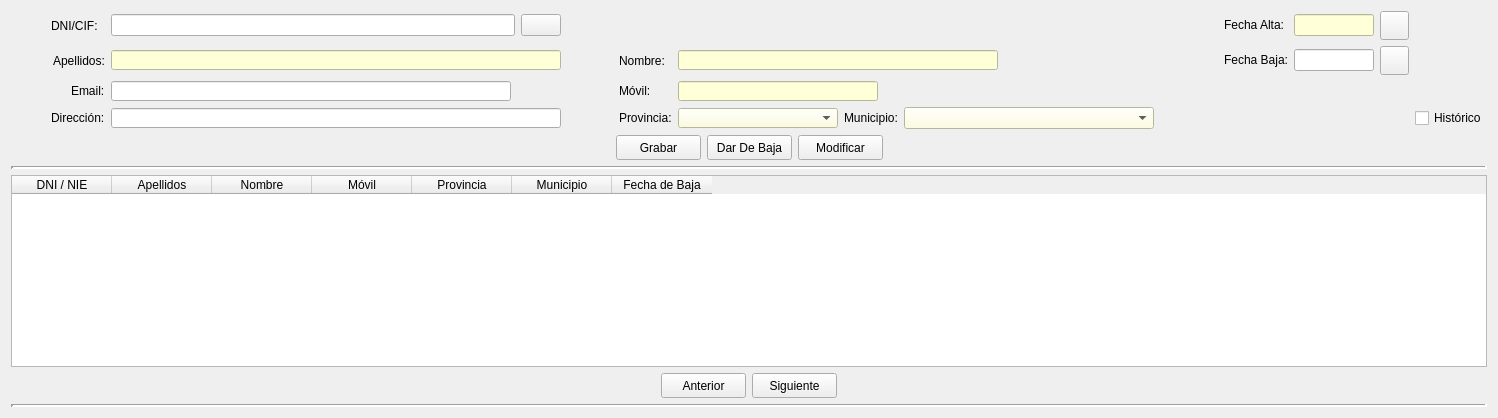
      <widget class="QWidget" name="pesClientes">
       <attribute name="title">
        <string>CLIENTES</string>
       </attribute>
       <layout class="QVBoxLayout" name="verticalLayout">
        <item>
         <layout class="QGridLayout" name="layoutFormulario">
          <item row="3" column="20">
           <spacer name="horizontalSpacer_15">
            <property name="orientation">
             <enum>Qt::Horizontal</enum>
            </property>
            <property name="sizeHint" stdset="0">
             <size>
              <width>40</width>
              <height>20</height>
             </size>
            </property>
           </spacer>
          </item>
          <item row="2" column="15">
           <widget class="QLabel" name="lblBajaCli">
            <property name="minimumSize">
             <size>
              <width>60</width>
              <height>20</height>
             </size>
            </property>
            <property name="maximumSize">
             <size>
              <width>80</width>
              <height>20</height>
             </size>
            </property>
            <property name="layoutDirection">
             <enum>Qt::LeftToRight</enum>
            </property>
            <property name="text">
             <string>Fecha Baja:</string>
            </property>
            <property name="textFormat">
             <enum>Qt::AutoText</enum>
            </property>
            <property name="alignment">
             <set>Qt::AlignCenter</set>
            </property>
           </widget>
          </item>
          <item row="0" column="20">
           <spacer name="horizontalSpacer_11">
            <property name="orientation">
             <enum>Qt::Horizontal</enum>
            </property>
            <property name="sizeHint" stdset="0">
             <size>
              <width>40</width>
              <height>20</height>
             </size>
            </property>
           </spacer>
          </item>
          <item row="2" column="0">
           <spacer name="horizontalSpacer_12">
            <property name="orientation">
             <enum>Qt::Horizontal</enum>
            </property>
            <property name="sizeHint" stdset="0">
             <size>
              <width>40</width>
              <height>20</height>
             </size>
            </property>
           </spacer>
          </item>
          <item row="2" column="3">
           <spacer name="horizontalSpacer_2">
            <property name="orientation">
             <enum>Qt::Horizontal</enum>
            </property>
            <property name="sizeType">
             <enum>QSizePolicy::Fixed</enum>
            </property>
            <property name="sizeHint" stdset="0">
             <size>
              <width>20</width>
              <height>20</height>
             </size>
            </property>
           </spacer>
          </item>
          <item row="0" column="0">
           <spacer name="horizontalSpacer_4">
            <property name="orientation">
             <enum>Qt::Horizontal</enum>
            </property>
            <property name="sizeHint" stdset="0">
             <size>
              <width>40</width>
              <height>20</height>
             </size>
            </property>
           </spacer>
          </item>
          <item row="4" column="3">
           <spacer name="horizontalSpacer">
            <property name="orientation">
             <enum>Qt::Horizontal</enum>
            </property>
            <property name="sizeHint" stdset="0">
             <size>
              <width>40</width>
              <height>20</height>
             </size>
            </property>
           </spacer>
          </item>
          <item row="3" column="0">
           <spacer name="horizontalSpacer_13">
            <property name="orientation">
             <enum>Qt::Horizontal</enum>
            </property>
            <property name="sizeHint" stdset="0">
             <size>
              <width>40</width>
              <height>20</height>
             </size>
            </property>
           </spacer>
          </item>
          <item row="3" column="2">
           <widget class="QLineEdit" name="txtEmailCli">
            <property name="sizePolicy">
             <sizepolicy hsizetype="Fixed" vsizetype="Fixed">
              <horstretch>0</horstretch>
              <verstretch>0</verstretch>
             </sizepolicy>
            </property>
            <property name="minimumSize">
             <size>
              <width>350</width>
              <height>0</height>
             </size>
            </property>
            <property name="maximumSize">
             <size>
              <width>400</width>
              <height>20</height>
             </size>
            </property>
           </widget>
          </item>
          <item row="2" column="20">
           <spacer name="horizontalSpacer_16">
            <property name="orientation">
             <enum>Qt::Horizontal</enum>
            </property>
            <property name="sizeHint" stdset="0">
             <size>
              <width>40</width>
              <height>20</height>
             </size>
            </property>
           </spacer>
          </item>
          <item row="3" column="3">
           <spacer name="horizontalSpacer_3">
            <property name="orientation">
             <enum>Qt::Horizontal</enum>
            </property>
            <property name="sizeType">
             <enum>QSizePolicy::Fixed</enum>
            </property>
            <property name="sizeHint" stdset="0">
             <size>
              <width>20</width>
              <height>20</height>
             </size>
            </property>
           </spacer>
          </item>
          <item row="4" column="7">
           <widget class="QComboBox" name="cmbProvCli">
            <property name="sizePolicy">
             <sizepolicy hsizetype="Fixed" vsizetype="Fixed">
              <horstretch>0</horstretch>
              <verstretch>0</verstretch>
             </sizepolicy>
            </property>
            <property name="minimumSize">
             <size>
              <width>160</width>
              <height>20</height>
             </size>
            </property>
            <property name="maximumSize">
             <size>
              <width>200</width>
              <height>20</height>
             </size>
            </property>
            <property name="styleSheet">
             <string notr="true">background-color: rgb(255, 255, 216);</string>
            </property>
           </widget>
          </item>
          <item row="3" column="1" alignment="Qt::AlignRight">
           <widget class="QLabel" name="lblEmailCli">
            <property name="text">
             <string>Email:</string>
            </property>
           </widget>
          </item>
          <item row="3" column="7" colspan="5">
           <widget class="QLineEdit" name="txtMovilCli">
            <property name="sizePolicy">
             <sizepolicy hsizetype="Fixed" vsizetype="Fixed">
              <horstretch>0</horstretch>
              <verstretch>0</verstretch>
             </sizepolicy>
            </property>
            <property name="minimumSize">
             <size>
              <width>120</width>
              <height>0</height>
             </size>
            </property>
            <property name="maximumSize">
             <size>
              <width>200</width>
              <height>20</height>
             </size>
            </property>
            <property name="styleSheet">
             <string notr="true">background-color: rgb(255, 255, 216);</string>
            </property>
           </widget>
          </item>
          <item row="4" column="6">
           <widget class="QLabel" name="lblProvCli">
            <property name="text">
             <string>Provincia:</string>
            </property>
           </widget>
          </item>
          <item row="2" column="1" alignment="Qt::AlignRight">
           <widget class="QLabel" name="lblApelCli">
            <property name="text">
             <string>Apellidos:</string>
            </property>
           </widget>
          </item>
          <item row="4" column="0">
           <spacer name="horizontalSpacer_14">
            <property name="orientation">
             <enum>Qt::Horizontal</enum>
            </property>
            <property name="sizeHint" stdset="0">
             <size>
              <width>40</width>
              <height>20</height>
             </size>
            </property>
           </spacer>
          </item>
          <item row="2" column="2">
           <widget class="QLineEdit" name="txtApelCli">
            <property name="sizePolicy">
             <sizepolicy hsizetype="Fixed" vsizetype="Fixed">
              <horstretch>0</horstretch>
              <verstretch>0</verstretch>
             </sizepolicy>
            </property>
            <property name="minimumSize">
             <size>
              <width>450</width>
              <height>0</height>
             </size>
            </property>
            <property name="maximumSize">
             <size>
              <width>500</width>
              <height>20</height>
             </size>
            </property>
            <property name="styleSheet">
             <string notr="true">background-color: rgb(255, 255, 216);</string>
            </property>
           </widget>
          </item>
          <item row="4" column="2">
           <widget class="QLineEdit" name="txtDirCli">
            <property name="sizePolicy">
             <sizepolicy hsizetype="Fixed" vsizetype="Fixed">
              <horstretch>0</horstretch>
              <verstretch>0</verstretch>
             </sizepolicy>
            </property>
            <property name="minimumSize">
             <size>
              <width>400</width>
              <height>20</height>
             </size>
            </property>
            <property name="maximumSize">
             <size>
              <width>550</width>
              <height>20</height>
             </size>
            </property>
           </widget>
          </item>
          <item row="2" column="7" colspan="7">
           <widget class="QLineEdit" name="txtNomCli">
            <property name="sizePolicy">
             <sizepolicy hsizetype="Fixed" vsizetype="Fixed">
              <horstretch>0</horstretch>
              <verstretch>0</verstretch>
             </sizepolicy>
            </property>
            <property name="minimumSize">
             <size>
              <width>300</width>
              <height>0</height>
             </size>
            </property>
            <property name="maximumSize">
             <size>
              <width>320</width>
              <height>20</height>
             </size>
            </property>
            <property name="styleSheet">
             <string notr="true">background-color: rgb(255, 255, 216);</string>
            </property>
           </widget>
          </item>
          <item row="0" column="3" colspan="2">
           <spacer name="horizontalSpacer_9">
            <property name="orientation">
             <enum>Qt::Horizontal</enum>
            </property>
            <property name="sizeHint" stdset="0">
             <size>
              <width>40</width>
              <height>20</height>
             </size>
            </property>
           </spacer>
          </item>
          <item row="4" column="8">
           <widget class="QLabel" name="lblMuniCli">
            <property name="text">
             <string>Municipio:</string>
            </property>
           </widget>
          </item>
          <item row="4" column="1">
           <widget class="QLabel" name="lblDirCli">
            <property name="text">
             <string>Dirección:</string>
            </property>
           </widget>
          </item>
          <item row="4" column="9">
           <widget class="QComboBox" name="cmbMuniCli">
            <property name="sizePolicy">
             <sizepolicy hsizetype="Fixed" vsizetype="Fixed">
              <horstretch>0</horstretch>
              <verstretch>0</verstretch>
             </sizepolicy>
            </property>
            <property name="minimumSize">
             <size>
              <width>250</width>
              <height>20</height>
             </size>
            </property>
            <property name="styleSheet">
             <string notr="true">background-color: rgb(255, 255, 216);</string>
            </property>
           </widget>
          </item>
          <item row="2" column="6">
           <widget class="QLabel" name="lblNomCli">
            <property name="text">
             <string>Nombre:</string>
            </property>
           </widget>
          </item>
          <item row="4" column="20">
           <widget class="QCheckBox" name="chkHistoriaCli">
            <property name="text">
             <string>Histórico</string>
            </property>
           </widget>
          </item>
          <item row="3" column="6">
           <widget class="QLabel" name="lblMovilCli">
            <property name="text">
             <string>Móvil:</string>
            </property>
           </widget>
          </item>
          <item row="4" column="10">
           <spacer name="horizontalSpacer_10">
            <property name="orientation">
             <enum>Qt::Horizontal</enum>
            </property>
            <property name="sizeHint" stdset="0">
             <size>
              <width>40</width>
              <height>20</height>
             </size>
            </property>
           </spacer>
          </item>
          <item row="2" column="17">
           <widget class="QPushButton" name="btnBajaCli">
            <property name="minimumSize">
             <size>
              <width>29</width>
              <height>29</height>
             </size>
            </property>
            <property name="maximumSize">
             <size>
              <width>29</width>
              <height>29</height>
             </size>
            </property>
            <property name="text">
             <string/>
            </property>
            <property name="icon">
             <iconset>
              <normaloff>../img/calendar.png</normaloff>../img/calendar.png</iconset>
            </property>
            <property name="iconSize">
             <size>
              <width>28</width>
              <height>28</height>
             </size>
            </property>
           </widget>
          </item>
          <item row="2" column="16">
           <widget class="QLineEdit" name="txtBajaCli">
            <property name="minimumSize">
             <size>
              <width>80</width>
              <height>0</height>
             </size>
            </property>
            <property name="maximumSize">
             <size>
              <width>80</width>
              <height>16777215</height>
             </size>
            </property>
           </widget>
          </item>
          <item row="0" column="17">
           <widget class="QPushButton" name="btnAltaCli">
            <property name="minimumSize">
             <size>
              <width>29</width>
              <height>29</height>
             </size>
            </property>
            <property name="maximumSize">
             <size>
              <width>29</width>
              <height>29</height>
             </size>
            </property>
            <property name="styleSheet">
             <string notr="true"/>
            </property>
            <property name="text">
             <string/>
            </property>
            <property name="icon">
             <iconset>
              <normaloff>../img/calendar.png</normaloff>../img/calendar.png</iconset>
            </property>
            <property name="iconSize">
             <size>
              <width>28</width>
              <height>28</height>
             </size>
            </property>
           </widget>
          </item>
          <item row="0" column="16">
           <widget class="QLineEdit" name="txtCalendarCli">
            <property name="sizePolicy">
             <sizepolicy hsizetype="MinimumExpanding" vsizetype="Fixed">
              <horstretch>0</horstretch>
              <verstretch>0</verstretch>
             </sizepolicy>
            </property>
            <property name="minimumSize">
             <size>
              <width>80</width>
              <height>0</height>
             </size>
            </property>
            <property name="maximumSize">
             <size>
              <width>80</width>
              <height>16777215</height>
             </size>
            </property>
            <property name="styleSheet">
             <string notr="true">background-color: rgb(255, 255, 216);</string>
            </property>
           </widget>
          </item>
          <item row="0" column="15">
           <widget class="QLabel" name="lblCalendarCli">
            <property name="minimumSize">
             <size>
              <width>60</width>
              <height>20</height>
             </size>
            </property>
            <property name="maximumSize">
             <size>
              <width>80</width>
              <height>20</height>
             </size>
            </property>
            <property name="text">
             <string>Fecha Alta:</string>
            </property>
           </widget>
          </item>
          <item row="0" column="1">
           <widget class="QLabel" name="lblDniCli">
            <property name="text">
             <string>DNI/CIF:</string>
            </property>
           </widget>
          </item>
          <item row="0" column="2">
           <layout class="QHBoxLayout" name="horizontalLayout_17">
            <item>
             <widget class="QLineEdit" name="txtDniCli"/>
            </item>
            <item>
             <widget class="QPushButton" name="btnBuscarDniCli">
              <property name="text">
               <string/>
              </property>
              <property name="icon">
               <iconset>
                <normaloff>../img/buscar.png</normaloff>../img/buscar.png</iconset>
              </property>
              <property name="iconSize">
               <size>
                <width>20</width>
                <height>20</height>
               </size>
              </property>
             </widget>
            </item>
           </layout>
          </item>
         </layout>
        </item>
        <item>
         <layout class="QHBoxLayout" name="layoutBotones">
          <item>
           <spacer name="horizontalSpacer_5">
            <property name="orientation">
             <enum>Qt::Horizontal</enum>
            </property>
            <property name="sizeHint" stdset="0">
             <size>
              <width>40</width>
              <height>20</height>
             </size>
            </property>
           </spacer>
          </item>
          <item>
           <widget class="QPushButton" name="btnGrabarCli">
            <property name="minimumSize">
             <size>
              <width>85</width>
              <height>25</height>
             </size>
            </property>
            <property name="maximumSize">
             <size>
              <width>90</width>
              <height>30</height>
             </size>
            </property>
            <property name="text">
             <string>Grabar</string>
            </property>
           </widget>
          </item>
          <item>
           <widget class="QPushButton" name="btnDelCli">
            <property name="minimumSize">
             <size>
              <width>85</width>
              <height>25</height>
             </size>
            </property>
            <property name="maximumSize">
             <size>
              <width>90</width>
              <height>30</height>
             </size>
            </property>
            <property name="text">
             <string>Dar De Baja</string>
            </property>
           </widget>
          </item>
          <item>
           <widget class="QPushButton" name="btnModifCli">
            <property name="minimumSize">
             <size>
              <width>85</width>
              <height>25</height>
             </size>
            </property>
            <property name="maximumSize">
             <size>
              <width>90</width>
              <height>30</height>
             </size>
            </property>
            <property name="text">
             <string>Modificar</string>
            </property>
           </widget>
          </item>
          <item>
           <spacer name="horizontalSpacer_6">
            <property name="orientation">
             <enum>Qt::Horizontal</enum>
            </property>
            <property name="sizeHint" stdset="0">
             <size>
              <width>40</width>
              <height>20</height>
             </size>
            </property>
           </spacer>
          </item>
         </layout>
        </item>
        <item>
         <widget class="Line" name="line">
          <property name="lineWidth">
           <number>3</number>
          </property>
          <property name="orientation">
           <enum>Qt::Horizontal</enum>
          </property>
         </widget>
        </item>
        <item>
         <widget class="QTableWidget" name="tabClientes">
          <property name="sizePolicy">
           <sizepolicy hsizetype="Expanding" vsizetype="Expanding">
            <horstretch>0</horstretch>
            <verstretch>0</verstretch>
           </sizepolicy>
          </property>
          <property name="editTriggers">
           <set>QAbstractItemView::NoEditTriggers</set>
          </property>
          <property name="alternatingRowColors">
           <bool>true</bool>
          </property>
          <property name="selectionBehavior">
           <enum>QAbstractItemView::SelectRows</enum>
          </property>
          <attribute name="verticalHeaderVisible">
           <bool>false</bool>
          </attribute>
          <column>
           <property name="text">
            <string>DNI / NIE</string>
           </property>
          </column>
          <column>
           <property name="text">
            <string>Apellidos</string>
           </property>
          </column>
          <column>
           <property name="text">
            <string>Nombre</string>
           </property>
          </column>
          <column>
           <property name="text">
            <string>Móvil</string>
           </property>
          </column>
          <column>
           <property name="text">
            <string>Provincia</string>
           </property>
          </column>
          <column>
           <property name="text">
            <string>Municipio</string>
           </property>
          </column>
          <column>
           <property name="text">
            <string>Fecha de Baja</string>
           </property>
          </column>
         </widget>
        </item>
        <item>
         <layout class="QHBoxLayout" name="horizontalLayout_21">
          <item>
           <spacer name="horizontalSpacer_34">
            <property name="orientation">
             <enum>Qt::Horizontal</enum>
            </property>
            <property name="sizeHint" stdset="0">
             <size>
              <width>40</width>
              <height>20</height>
             </size>
            </property>
           </spacer>
          </item>
          <item>
           <widget class="QPushButton" name="btnAnteriorCli">
            <property name="minimumSize">
             <size>
              <width>85</width>
              <height>25</height>
             </size>
            </property>
            <property name="maximumSize">
             <size>
              <width>90</width>
              <height>30</height>
             </size>
            </property>
            <property name="text">
             <string>Anterior</string>
            </property>
           </widget>
          </item>
          <item>
           <widget class="QPushButton" name="btnSiguienteCli">
            <property name="minimumSize">
             <size>
              <width>85</width>
              <height>25</height>
             </size>
            </property>
            <property name="maximumSize">
             <size>
              <width>90</width>
              <height>30</height>
             </size>
            </property>
            <property name="text">
             <string>Siguiente</string>
            </property>
           </widget>
          </item>
          <item>
           <spacer name="horizontalSpacer_35">
            <property name="orientation">
             <enum>Qt::Horizontal</enum>
            </property>
            <property name="sizeHint" stdset="0">
             <size>
              <width>40</width>
              <height>20</height>
             </size>
            </property>
           </spacer>
          </item>
         </layout>
        </item>
        <item>
         <widget class="Line" name="line_2">
          <property name="lineWidth">
           <number>3</number>
          </property>
          <property name="orientation">
           <enum>Qt::Horizontal</enum>
          </property>
         </widget>
        </item>
       </layout>
      </widget>
